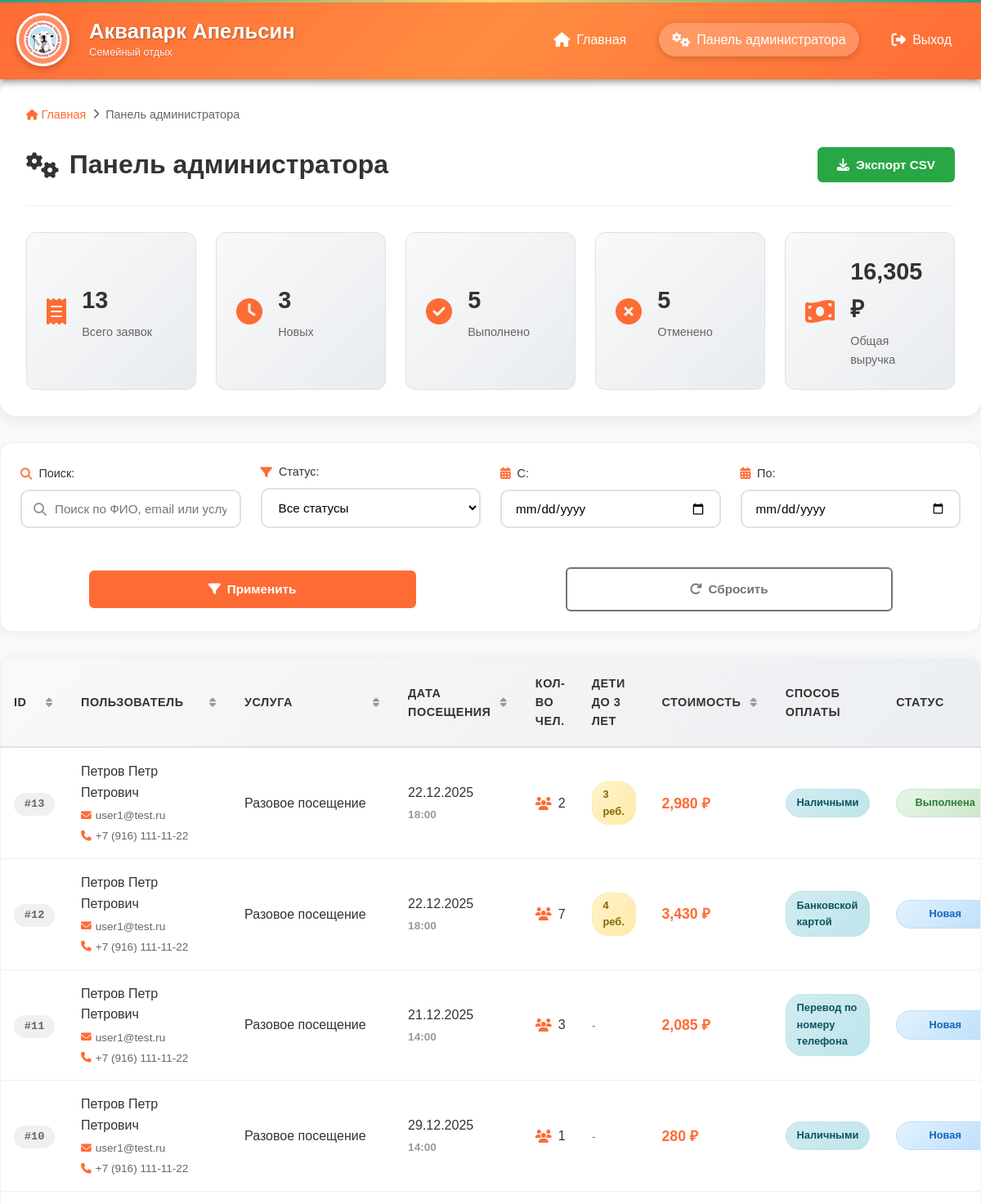
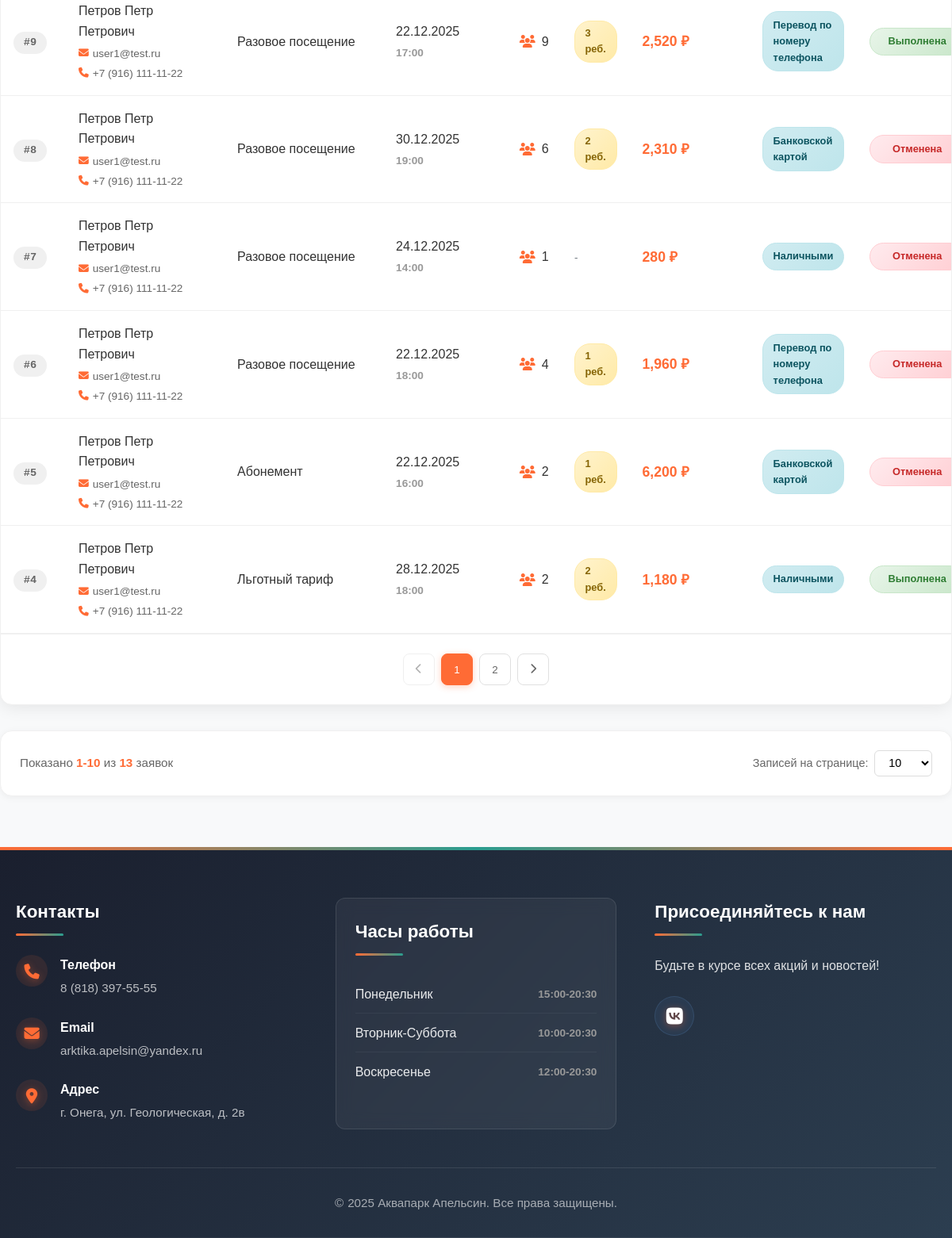
/admin.php (signed in), run on the app's committed database (2 pictures, top to bottom).
### tables this page shows
CREATE TABLE `orders` (
  `id` int NOT NULL,
  `user_id` int NOT NULL,
  `tariff_id` int NOT NULL,
  `people_count` int NOT NULL DEFAULT '1',
  `children_under_3` int DEFAULT '0',
  `desired_date` date NOT NULL,
  `desired_time` time NOT NULL,
  `total_price` decimal(10,2) NOT NULL,
  `payment_method_id` int NOT NULL,
  `status_id` int NOT NULL DEFAULT '1',
  `admin_notes` text,
  `created_at` timestamp NULL DEFAULT CURRENT_TIMESTAMP,
  `updated_at` timestamp NULL DEFAULT CURRENT_TIMESTAMP ON UPDATE CURRENT_TIMESTAMP
);

CREATE TABLE `users` (
  `id` int NOT NULL,
  `email` varchar(100) NOT NULL,
  `password_hash` varchar(255) NOT NULL,
  `full_name` varchar(200) NOT NULL,
  `phone` varchar(20) NOT NULL,
  `is_admin` tinyint(1) DEFAULT '0',
  `birth_date` date DEFAULT NULL,
  `created_at` timestamp NULL DEFAULT CURRENT_TIMESTAMP
);

CREATE TABLE `service_categories` (
  `id` int NOT NULL,
  `name` varchar(100) NOT NULL COMMENT 'Категория услуги',
  `description` text
);

CREATE TABLE `payment_methods` (
  `id` int NOT NULL,
  `name` varchar(50) NOT NULL,
  `code` varchar(20) NOT NULL
);

CREATE TABLE `order_statuses` (
  `id` int NOT NULL,
  `name` varchar(50) NOT NULL,
  `code` varchar(20) NOT NULL,
  `is_default` tinyint(1) DEFAULT '0'
);

### public/admin.php (the view, shortened to what the rows shown need)
<?php
require_once 'config/database.php';
$page = isset($_GET['page']) ? (int)$_GET['page'] : 1;
$limit = isset($_GET['limit']) ? (int)$_GET['limit'] : 10;
$limit = in_array($limit, [10, 25, 50, 100]) ? $limit : 10;
$offset = ($page - 1) * $limit;
$sql = "SELECT SQL_CALC_FOUND_ROWS
               o.*, u.full_name, u.email, u.phone,
               os.name as status_name, os.id as status_id,
               sc.name as service_name,
               pm.name as payment_method
        FROM orders o
        JOIN users u ON o.user_id = u.id
        JOIN order_statuses os ON o.status_id = os.id
        JOIN tariffs t ON o.tariff_id = t.id
        JOIN service_categories sc ON t.category_id = sc.id
        JOIN payment_methods pm ON o.payment_method_id = pm.id
        WHERE 1=1";
$params = [];
$sql .= " ORDER BY o.created_at DESC LIMIT " . (int)$limit . " OFFSET " . (int)$offset;
$stmt = $pdo->prepare($sql);
$stmt->execute($params);
$orders = $stmt->fetchAll(PDO::FETCH_ASSOC);
$status_counts = ['Новая' => 0, 'В обработке' => 0, 'Выполнена' => 0, 'Отменена' => 0];
$stmt = $pdo->query("SELECT os.name, COUNT(*) as count FROM orders o JOIN order_statuses os ON o.status_id = os.id GROUP BY os.name");
$status_stats = $stmt->fetchAll(PDO::FETCH_ASSOC);
foreach ($status_stats as $stat) {
    if (isset($status_counts[$stat['name']])) {
        $status_counts[$stat['name']] = $stat['count'];
    }
}
require_once 'includes/header.php';
?>
<div class="admin-container">
    <div class="orders-page-header">
        <div class="page-title-section">
            <h1><i class="fas fa-cogs"></i> Панель администратора</h1>
        </div>
        <div class="orders-summary">
            <div class="summary-card">
                <div>
                    <h3><?php echo $status_counts['Выполнена']; ?></h3>
                    <p>Выполнено</p>
                </div>
            </div>
            <div class="summary-card">
                <div>
                    <h3><?php echo $status_counts['Отменена']; ?></h3>
                    <p>Отменено</p>
                </div>
            </div>
        </div>
    </div>
    <div class="orders-content">
        <?php if(empty($orders)): ?>
            <div class="empty-state">
                <div class="empty-icon">
                    <i class="fas fa-clipboard-list"></i>
                </div>
                <h3>Заявок не найдено</h3>
                <p>Попробуйте изменить параметры фильтрации</p>
            </div>
        <?php else: ?>
            <div class="orders-table-container" id="ordersTableContainer">
                <div class="table-responsive">
                    <table class="orders-table">
                        <thead>
                            <tr>
                                <th>
                                    <div class="table-header">
                                        <span>ID</span>
                                        <button class="sort-btn" data-sort="id">
                                            <i class="fas fa-sort"></i>
                                        </button>
                                    </div>
                                </th>
                                <th>
                                    <div class="table-header">
                                        <span>Пользователь</span>
                                        <button class="sort-btn" data-sort="user">
                                            <i class="fas fa-sort"></i>
                                        </button>
                                    </div>
                                </th>
                                <th>
                                    <div class="table-header">
                                        <span>Услуга</span>
                                        <button class="sort-btn" data-sort="service">
                                            <i class="fas fa-sort"></i>
                                        </button>
                                    </div>
                                </th>
                                <th>
                                    <div class="table-header">
                                        <span>Дата посещения</span>
                                        <button class="sort-btn" data-sort="visit">
                                            <i class="fas fa-sort"></i>
                                        </button>
                                    </div>
                                </th>
                                <th>Кол-во чел.</th>
                                <th>Дети до 3 лет</th>
                                <th>
                                    <div class="table-header">
                                        <span>Стоимость</span>
                                        <button class="sort-btn" data-sort="price">
                                            <i class="fas fa-sort"></i>
                                        </button>
                                    </div>
                                </th>
                                <th>Способ оплаты</th>
                                <th>Статус</th>
                            </tr>
                        </thead>
                        <tbody>
                            <?php foreach($orders as $order): ?>
                            <tr class="order-row"
                                data-id="<?php echo $order['id']; ?>"
                                data-status="<?php echo $order['status_name']; ?>"
                                data-user="<?php echo htmlspecialchars($order['full_name']); ?>"
                                data-service="<?php echo htmlspecialchars($order['service_name']); ?>"
                                data-created="<?php echo strtotime($order['created_at']); ?>"
                                data-visit="<?php echo strtotime($order['desired_date'] . ' ' . $order['desired_time']); ?>"
                                data-price="<?php echo $order['total_price']; ?>">
                                <td class="order-id-cell">
                                    <span class="id-badge">#<?php echo $order['id']; ?></span>
                                </td>
                                <td class="order-user-cell">
                                    <div class="user-info">
                                        <div class="user-name"><?php echo htmlspecialchars($order['full_name']); ?></div>
                                        <div class="user-meta">
                                            <span class="user-email">
                                                <i class="fas fa-envelope"></i>
                                                <?php echo htmlspecialchars($order['email']); ?>
                                            </span>
                                            <span class="user-phone">
                                                <i class="fas fa-phone"></i>
                                                <?php echo htmlspecialchars($order['phone']); ?>
                                            </span>
                                        </div>
                                    </div>
                                </td>
                                <td class="order-service-cell">
                                    <div class="service-info">
                                        <div class="service-name"><?php echo htmlspecialchars($order['service_name']); ?></div>
                                    </div>
                                </td>
                                <td class="order-visit-cell">
                                    <div class="date-info">
                                        <div class="date"><?php echo date('d.m.Y', strtotime($order['desired_date'])); ?></div>
                                        <div class="time"><?php echo date('H:i', strtotime($order['desired_time'])); ?></div>
                                    </div>
                                </td>
                                <td class="order-people-cell">
                                    <span class="people-count">
                                        <i class="fas fa-users"></i>
                                        <?php echo $order['people_count']; ?>
                                    </span>
                                </td>
                                <td class="order-children-cell">
                                    <?php if($order['children_under_3'] > 0): ?>
                                        <span class="children-badge"><?php echo $order['children_under_3']; ?> реб.</span>
                                    <?php else: ?>
                                        <span class="text-muted">-</span>
                                    <?php endif; ?>
                                </td>
                                <td class="order-price-cell">
                                    <div class="price-info">
                                        <div class="price"><?php echo number_format($order['total_price'], 0); ?> ₽</div>
                                    </div>
                                </td>
                                <td class="order-payment-cell">
                                    <span class="payment-method">
                                        <?php echo htmlspecialchars($order['payment_method']); ?>
                                    </span>
                                </td>
                                <td class="order-status-cell">
                                    <span class="status-badge status-<?php echo $order['status_name']; ?>">
                                        <?php echo htmlspecialchars($order['status_name']); ?>
                                    </span>
                                </td>
                            </tr>
                            <?php endforeach; ?>
                        </tbody>
                    </table>
                </div>
            </div>
        <?php endif; ?>
    </div>
</div>
<?php require_once 'includes/footer.php'; ?>

### data on the page
orders: id "5", user.full_name "Петров Петр Петрович", user.email "user1@test.ru", user.phone "+7 (916) 111-11-22", service_categories.name "Абонемент", desired_date "22.12.2025", desired_time "16:00", people_count "2", children_under_3 "1", total_price "6,200", payment_method.name "Банковской картой", status.name "Отменена"
orders: id "13", user.full_name "Петров Петр Петрович", user.email "user1@test.ru", user.phone "+7 (916) 111-11-22", service_categories.name "Разовое посещение", desired_date "22.12.2025", desired_time "18:00", people_count "2", children_under_3 "3", total_price "2,980", payment_method.name "Наличными", status.name "Выполнена"
orders: id "12", user.full_name "Петров Петр Петрович", user.email "user1@test.ru", user.phone "+7 (916) 111-11-22", service_categories.name "Разовое посещение", desired_date "22.12.2025", desired_time "18:00", people_count "7", children_under_3 "4", total_price "3,430", payment_method.name "Банковской картой", status.name "Новая"
orders: id "11", user.full_name "Петров Петр Петрович", user.email "user1@test.ru", user.phone "+7 (916) 111-11-22", service_categories.name "Разовое посещение", desired_date "21.12.2025", desired_time "14:00", people_count "3", total_price "2,085", payment_method.name "Перевод по номеру телефона", status.name "Новая"
orders: id "10", user.full_name "Петров Петр Петрович", user.email "user1@test.ru", user.phone "+7 (916) 111-11-22", service_categories.name "Разовое посещение", desired_date "29.12.2025", desired_time "14:00", people_count "1", total_price "280", payment_method.name "Наличными", status.name "Новая"
orders: id "9", user.full_name "Петров Петр Петрович", user.email "user1@test.ru", user.phone "+7 (916) 111-11-22", service_categories.name "Разовое посещение", desired_date "22.12.2025", desired_time "17:00", people_count "9", children_under_3 "3", total_price "2,520", payment_method.name "Перевод по номеру телефона", status.name "Выполнена"
orders: id "8", user.full_name "Петров Петр Петрович", user.email "user1@test.ru", user.phone "+7 (916) 111-11-22", service_categories.name "Разовое посещение", desired_date "30.12.2025", desired_time "19:00", people_count "6", children_under_3 "2", total_price "2,310", payment_method.name "Банковской картой", status.name "Отменена"
orders: id "7", user.full_name "Петров Петр Петрович", user.email "user1@test.ru", user.phone "+7 (916) 111-11-22", service_categories.name "Разовое посещение", desired_date "24.12.2025", desired_time "14:00", people_count "1", total_price "280", payment_method.name "Наличными", status.name "Отменена"
orders: id "6", user.full_name "Петров Петр Петрович", user.email "user1@test.ru", user.phone "+7 (916) 111-11-22", service_categories.name "Разовое посещение", desired_date "22.12.2025", desired_time "18:00", people_count "4", children_under_3 "1", total_price "1,960", payment_method.name "Перевод по номеру телефона", status.name "Отменена"
orders: id "4", user.full_name "Петров Петр Петрович", user.email "user1@test.ru", user.phone "+7 (916) 111-11-22", service_categories.name "Льготный тариф", desired_date "28.12.2025", desired_time "18:00", people_count "2", children_under_3 "2", total_price "1,180", payment_method.name "Наличными", status.name "Выполнена"

### other printed values
$total_orders "13"
$status_counts['Новая'] "3"
$total_revenue "16,305"
$offset + 1 "1"
min($offset + $limit, $total_orders) "10"
